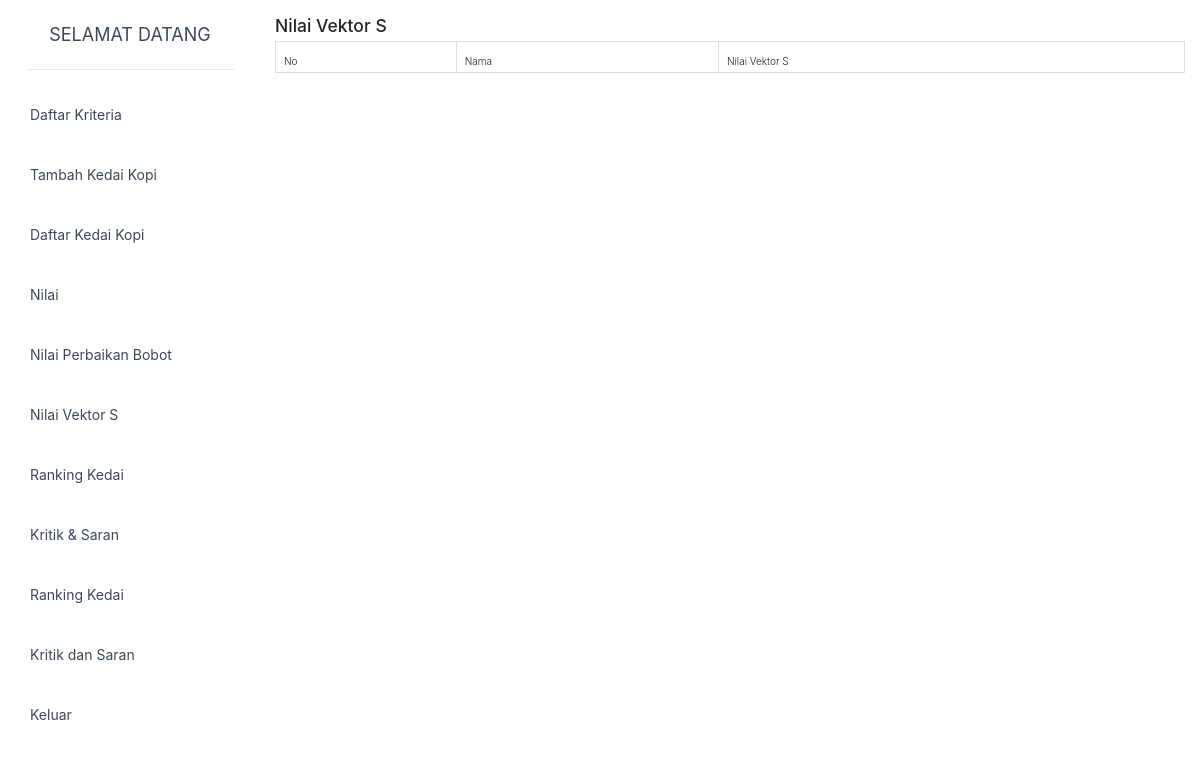
The app's page /login/dashboard/index.php?page=8 (signed in), older data.
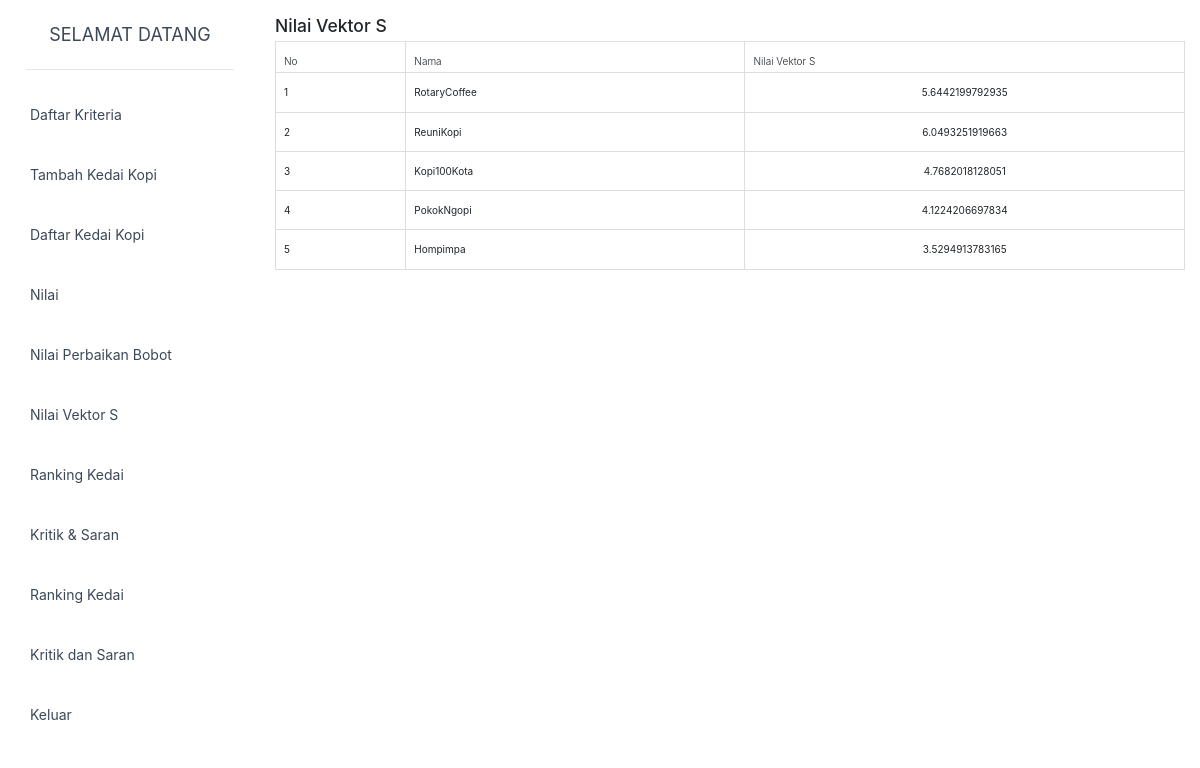
The same page, newer data.
### tables this page shows
CREATE TABLE `alternatif` (
  `id_alternatif` varchar(5) NOT NULL,
  `nm_alternatif` varchar(35) NOT NULL,
  `n_vektor_s` double NOT NULL,
  `n_vektor_v` double NOT NULL
);

### login/dashboard/include/nilai_vektor_s.php (the view, shortened to what this page needs)
<?php
include ("../koneksi/koneksi.php");
?>
<div class="box-header">
	<h3 class="box-title ">Nilai Vektor S</h3>
</div>
<table class="table table-stripped table-hover table-bordered">
	<thead>
		<tr>
			<th rowspan="2">No</th>
			<th rowspan="2">Nama</th>
			<th rowspan="2">Nilai Vektor S</th>
	</thead>
	<tbody>
		<?php
$i=0;
$a=mysqli_query($conn, "select * from alternatif");
while($da=mysqli_fetch_assoc($a)){
	echo "<tr>
		<td>".(++$i)."</td>
		<td>$da[nm_alternatif]</td>";
		$idalt=$da['id_alternatif'];
			$n=mysqli_query($conn, "select sum(bobot) as sum from kriteria");
			$quB = mysqli_fetch_array($n);
			$jml_bobot = $quB['sum'];
			$vkt_s = 1;
			$ps = mysqli_query($conn, "select * from nilai where id_alternatif='$idalt'");
			while ($rps=mysqli_fetch_array($ps)){
				$idkrit = $rps['id_kriteria'];
				$nalt = $rps['nilai'];
				$cr = mysqli_query($conn, "select * from kriteria where id_kriteria='$idkrit'");
				$rcr = mysqli_fetch_array($cr);
				$npb = round(($rcr['bobot']/$jml_bobot),9);
				$nv = round(pow($nalt, $npb),9);
				$vkt_s = $vkt_s * $nv;
			}
			echo "<td align='center'>".($vkt_s)."</td>";
		echo "</tr>\n";
}
?>
	</tbody>
</table>

Row changes from the older to the newer data that the page shows:
added alternatif: nm_alternatif "RotaryCoffee", vkt_s "5.6442199792935"
added alternatif: nm_alternatif "ReuniKopi", vkt_s "6.0493251919663"
added alternatif: nm_alternatif "Kopi100Kota", vkt_s "4.7682018128051"
added alternatif: nm_alternatif "PokokNgopi", vkt_s "4.1224206697834"
added alternatif: nm_alternatif "Hompimpa", vkt_s "3.5294913783165"
